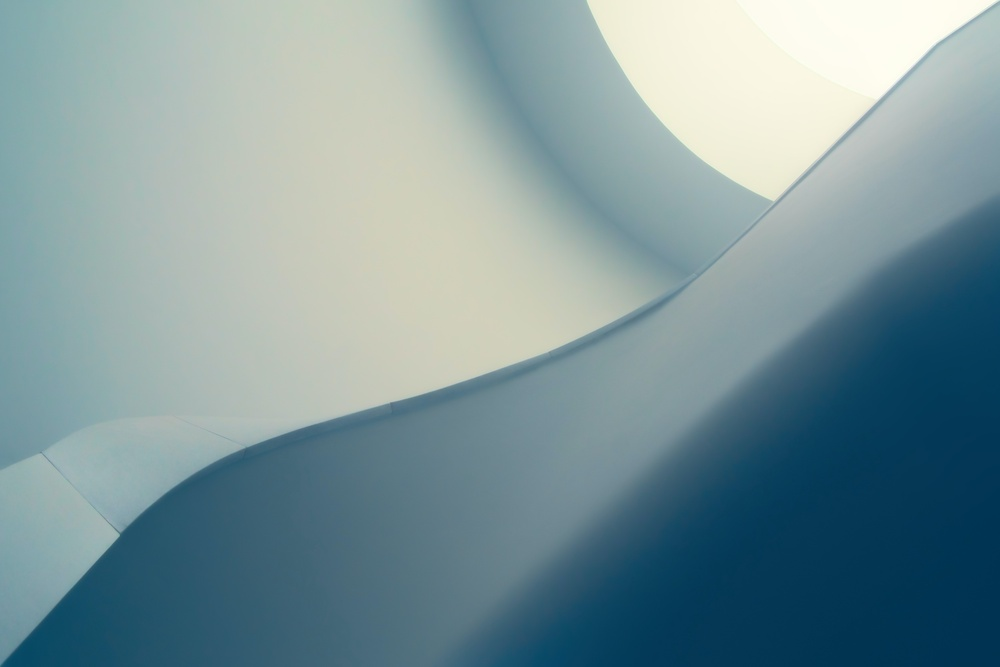
#> input picture imgs/body_bg.jpg, 1000 x 667 px, shrunk from 5363 x 3575 before the run
$ python -i remove_noise.py   (imports and definitions only)
#> lines starting #> are read from the running program, lines starting #| are printed output that depends on the picture
#Managing the imports
import cv2
import numpy as np


def remove_Noise(imgPath):
    #reading a image from computer and taking dimensions
#> called with imgPath = 'imgs/body_bg.jpg'
    img = cv2.imread(imgPath)
#> img is the input picture: shape (667, 1000, 3); mean B, G, R 153.9, 148.9, 123.3
    rows, cols = img.shape[:2]
#> rows = 667; cols = 1000

    #Kernel Blurring using filter2D()
    kernel_25 = np.ones((25,25), np.float32) / 625.0
    output_kernel = cv2.filter2D(img, -1, kernel_25)

    #Boxfilter and blur function blurring
    output_blur = cv2.blur(img, (25,25))
    output_box = cv2.boxFilter(img, -1, (5,5), normalize=False)
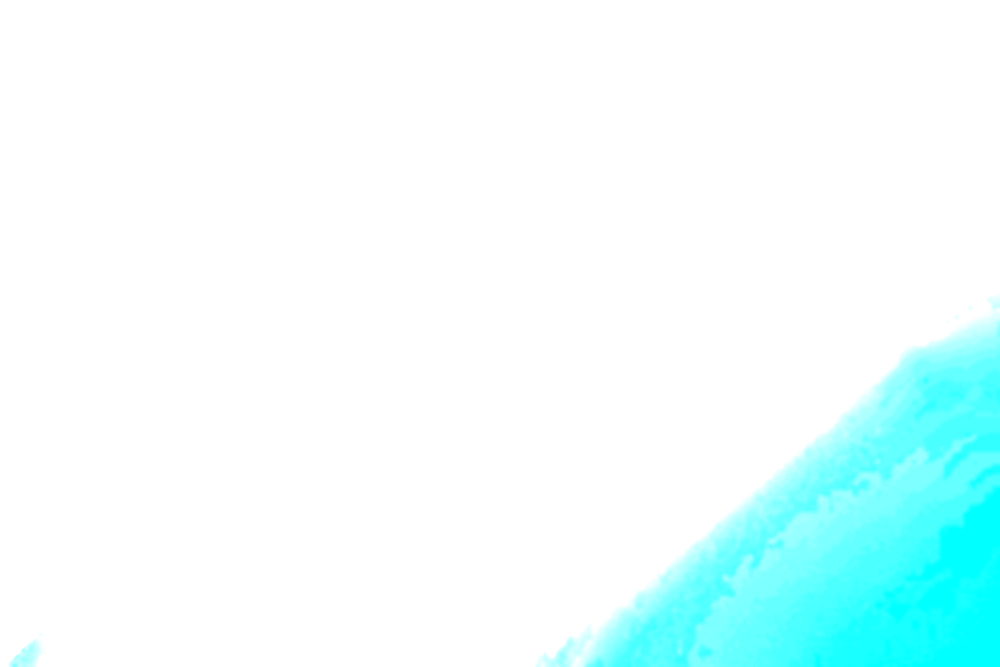
#> output_box: shape (667, 1000, 3); mean B, G, R 255, 255, 234.1

    #gaussian Blur
    output_gaus = cv2.GaussianBlur(img, (5,5), 0)

    #median Bur (reduction of noise)
    output_med = cv2.medianBlur(img, 5)

    output_bil = cv2.bilateralFilter(img, 5, 6, 6)
    # [10 lines of commented-out code are left out]
    cv2.imwrite(imgPath,img)
    return imgPath

>>> result = remove_Noise('imgs/body_bg.jpg')
